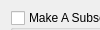
         <widget class="QWidget" name="page_4">
          <property name="geometry">
           <rect>
            <x>0</x>
            <y>0</y>
            <width>100</width>
            <height>30</height>
           </rect>
          </property>
          <attribute name="label">
           <string>From Existing Lists</string>
          </attribute>
          <widget class="QGroupBox" name="groupBox_2">
           <property name="geometry">
            <rect>
             <x>10</x>
             <y>10</y>
             <width>591</width>
             <height>171</height>
            </rect>
           </property>
           <property name="title">
            <string>Make A Subset List</string>
           </property>
           <property name="checkable">
            <bool>true</bool>
           </property>
           <property name="checked">
            <bool>false</bool>
           </property>
           <widget class="QPushButton" name="pushButton_10">
            <property name="enabled">
             <bool>true</bool>
            </property>
            <property name="geometry">
             <rect>
              <x>20</x>
              <y>80</y>
              <width>101</width>
              <height>31</height>
             </rect>
            </property>
            <property name="font">
             <font>
              <weight>50</weight>
              <bold>false</bold>
             </font>
            </property>
            <property name="text">
             <string>List Source</string>
            </property>
           </widget>
           <widget class="QLineEdit" name="lineEdit_19">
            <property name="geometry">
             <rect>
              <x>130</x>
              <y>80</y>
              <width>441</width>
              <height>31</height>
             </rect>
            </property>
            <property name="font">
             <font>
              <weight>50</weight>
              <bold>false</bold>
             </font>
            </property>
           </widget>
           <widget class="QLabel" name="label_13">
            <property name="geometry">
             <rect>
              <x>20</x>
              <y>30</y>
              <width>81</width>
              <height>31</height>
             </rect>
            </property>
            <property name="font">
             <font>
              <weight>50</weight>
              <bold>false</bold>
             </font>
            </property>
            <property name="text">
             <string>Subset Ratio:</string>
            </property>
           </widget>
           <widget class="QLineEdit" name="lineEdit_20">
            <property name="geometry">
             <rect>
              <x>110</x>
              <y>30</y>
              <width>51</width>
              <height>31</height>
             </rect>
            </property>
            <property name="font">
             <font>
              <weight>50</weight>
              <bold>false</bold>
             </font>
            </property>
           </widget>
           <widget class="QLabel" name="label_14">
            <property name="geometry">
             <rect>
              <x>200</x>
              <y>30</y>
              <width>61</width>
              <height>31</height>
             </rect>
            </property>
            <property name="font">
             <font>
              <weight>50</weight>
              <bold>false</bold>
             </font>
            </property>
            <property name="text">
             <string>Method:</string>
            </property>
           </widget>
           <widget class="QCheckBox" name="checkBox_15">
            <property name="geometry">
             <rect>
              <x>260</x>
              <y>30</y>
              <width>81</width>
              <height>31</height>
             </rect>
            </property>
            <property name="font">
             <font>
              <weight>50</weight>
              <bold>false</bold>
             </font>
            </property>
            <property name="text">
             <string>Random</string>
            </property>
            <property name="checked">
             <bool>true</bool>
            </property>
           </widget>
           <widget class="QPushButton" name="pushButton_12">
            <property name="enabled">
             <bool>true</bool>
            </property>
            <property name="geometry">
             <rect>
              <x>20</x>
              <y>120</y>
              <width>101</width>
              <height>31</height>
             </rect>
            </property>
            <property name="font">
             <font>
              <weight>50</weight>
              <bold>false</bold>
             </font>
            </property>
            <property name="text">
             <string>Destination</string>
            </property>
           </widget>
           <widget class="QLineEdit" name="lineEdit_21">
            <property name="geometry">
             <rect>
              <x>130</x>
              <y>120</y>
              <width>441</width>
              <height>31</height>
             </rect>
            </property>
            <property name="font">
             <font>
              <weight>50</weight>
              <bold>false</bold>
             </font>
            </property>
           </widget>
          </widget>
         </widget>
